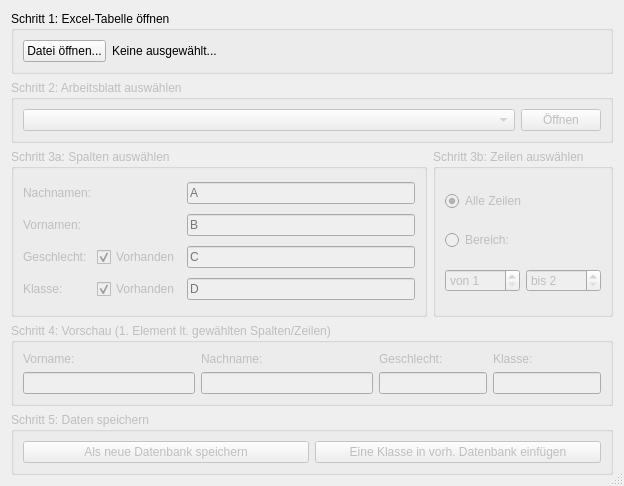
<?xml version="1.0" encoding="UTF-8"?>
<ui version="4.0">
 <class>Dialog</class>
 <widget class="QDialog" name="Dialog">
  <property name="geometry">
   <rect>
    <x>0</x>
    <y>0</y>
    <width>624</width>
    <height>486</height>
   </rect>
  </property>
  <property name="windowTitle">
   <string>Aus Excel-Tabelle importieren - FFSportfest</string>
  </property>
  <property name="windowIcon">
   <iconset resource="../oxyicons.qrc">
    <normaloff>:/menu_icons_16/fromexcel</normaloff>:/menu_icons_16/fromexcel</iconset>
  </property>
  <property name="sizeGripEnabled">
   <bool>true</bool>
  </property>
  <layout class="QGridLayout" name="gridLayout">
   <item row="2" column="0">
    <widget class="QGroupBox" name="groupBox_2">
     <property name="enabled">
      <bool>false</bool>
     </property>
     <property name="sizePolicy">
      <sizepolicy hsizetype="Preferred" vsizetype="Expanding">
       <horstretch>0</horstretch>
       <verstretch>0</verstretch>
      </sizepolicy>
     </property>
     <property name="title">
      <string>Schritt 3a: Spalten auswählen</string>
     </property>
     <layout class="QGridLayout" name="gridLayout_4">
      <item row="1" column="1">
       <spacer name="horizontalSpacer_2">
        <property name="orientation">
         <enum>Qt::Horizontal</enum>
        </property>
        <property name="sizeType">
         <enum>QSizePolicy::Minimum</enum>
        </property>
        <property name="sizeHint" stdset="0">
         <size>
          <width>40</width>
          <height>20</height>
         </size>
        </property>
       </spacer>
      </item>
      <item row="0" column="0">
       <widget class="QLabel" name="label_2">
        <property name="enabled">
         <bool>false</bool>
        </property>
        <property name="text">
         <string>Nachnamen:</string>
        </property>
       </widget>
      </item>
      <item row="0" column="1">
       <spacer name="horizontalSpacer">
        <property name="orientation">
         <enum>Qt::Horizontal</enum>
        </property>
        <property name="sizeType">
         <enum>QSizePolicy::Minimum</enum>
        </property>
        <property name="sizeHint" stdset="0">
         <size>
          <width>40</width>
          <height>20</height>
         </size>
        </property>
       </spacer>
      </item>
      <item row="2" column="0">
       <widget class="QLabel" name="label_4">
        <property name="enabled">
         <bool>false</bool>
        </property>
        <property name="text">
         <string>Geschlecht:</string>
        </property>
       </widget>
      </item>
      <item row="1" column="0">
       <widget class="QLabel" name="label_3">
        <property name="enabled">
         <bool>false</bool>
        </property>
        <property name="text">
         <string>Vornamen:</string>
        </property>
       </widget>
      </item>
      <item row="1" column="2">
       <widget class="QLineEdit" name="vornameEdit">
        <property name="enabled">
         <bool>false</bool>
        </property>
        <property name="sizePolicy">
         <sizepolicy hsizetype="Expanding" vsizetype="Fixed">
          <horstretch>0</horstretch>
          <verstretch>0</verstretch>
         </sizepolicy>
        </property>
        <property name="toolTip">
         <string>&lt;html&gt;&lt;head/&gt;&lt;body&gt;&lt;p&gt;Geben Sie die Spalte ein, in welchem sich die Vornamen befinden (z.B: B)&lt;/p&gt;&lt;/body&gt;&lt;/html&gt;</string>
        </property>
        <property name="placeholderText">
         <string>B</string>
        </property>
       </widget>
      </item>
      <item row="0" column="2">
       <widget class="QLineEdit" name="nameEdit">
        <property name="enabled">
         <bool>false</bool>
        </property>
        <property name="sizePolicy">
         <sizepolicy hsizetype="Expanding" vsizetype="Fixed">
          <horstretch>0</horstretch>
          <verstretch>0</verstretch>
         </sizepolicy>
        </property>
        <property name="toolTip">
         <string>&lt;html&gt;&lt;head/&gt;&lt;body&gt;&lt;p&gt;Geben Sie die Spalte ein, in welchem sich die Nachnamen befinden (z.B: A)&lt;/p&gt;&lt;/body&gt;&lt;/html&gt;</string>
        </property>
        <property name="placeholderText">
         <string>A</string>
        </property>
       </widget>
      </item>
      <item row="2" column="1">
       <widget class="QCheckBox" name="geschlechtBox">
        <property name="enabled">
         <bool>false</bool>
        </property>
        <property name="toolTip">
         <string>&lt;html&gt;&lt;head/&gt;&lt;body&gt;&lt;p&gt;Gibt an ob das Geschlecht in der Tabelle vorhanden ist.&lt;/p&gt;&lt;p&gt;&lt;br/&gt;&lt;/p&gt;&lt;p&gt;Ist das &lt;span style=&quot; font-weight:600;&quot;&gt;Auswahlfeld aktiviert&lt;/span&gt;, wird das Geschlecht &lt;span style=&quot; font-weight:600;&quot;&gt;aus der angegebenen Spalte&lt;/span&gt; aus der Tabelle &lt;span style=&quot; font-weight:600;&quot;&gt;übernommen.&lt;/span&gt;&lt;/p&gt;&lt;p&gt;Ist das &lt;span style=&quot; font-weight:600;&quot;&gt;Auswahlfeld nicht aktiviert&lt;/span&gt;, wird das &lt;span style=&quot; font-weight:600;&quot;&gt;angegebene Geschlecht &lt;/span&gt;(M/W)&lt;span style=&quot; font-weight:600;&quot;&gt; für alle Schüler&lt;/span&gt; eingetragen (und kann später geändert werden).&lt;/p&gt;&lt;/body&gt;&lt;/html&gt;</string>
        </property>
        <property name="text">
         <string>Vorhanden</string>
        </property>
        <property name="checked">
         <bool>true</bool>
        </property>
        <property name="tristate">
         <bool>false</bool>
        </property>
       </widget>
      </item>
      <item row="2" column="2">
       <widget class="QLineEdit" name="geschlechtEdit">
        <property name="enabled">
         <bool>false</bool>
        </property>
        <property name="sizePolicy">
         <sizepolicy hsizetype="Expanding" vsizetype="Fixed">
          <horstretch>0</horstretch>
          <verstretch>0</verstretch>
         </sizepolicy>
        </property>
        <property name="toolTip">
         <string>&lt;html&gt;&lt;head/&gt;&lt;body&gt;&lt;p&gt;&lt;span style=&quot; font-weight:600;&quot;&gt;Wenn Geschlecht vorhanden aktiviert:&lt;/span&gt;&lt;/p&gt;&lt;p&gt;Geben Sie die Spalte ein, in welchem sich das Geschlecht der Schüler befindet.&lt;/p&gt;&lt;p&gt;&lt;span style=&quot; font-weight:600;&quot;&gt;Wenn Geschlecht vorhanden nicht aktiviert:&lt;/span&gt;&lt;/p&gt;&lt;p&gt;Geben Sie das Geschlecht für alle Schüler ein (M = Männlich, W = Weiblich)&lt;/p&gt;&lt;/body&gt;&lt;/html&gt;</string>
        </property>
        <property name="placeholderText">
         <string>C</string>
        </property>
       </widget>
      </item>
      <item row="3" column="0">
       <widget class="QLabel" name="label_5">
        <property name="enabled">
         <bool>false</bool>
        </property>
        <property name="text">
         <string>Klasse:</string>
        </property>
       </widget>
      </item>
      <item row="3" column="1">
       <widget class="QCheckBox" name="klasseBox">
        <property name="enabled">
         <bool>false</bool>
        </property>
        <property name="toolTip">
         <string>&lt;html&gt;&lt;head/&gt;&lt;body&gt;&lt;p&gt;Gibt an ob die Klasse in der Tabelle vorhanden ist.&lt;/p&gt;&lt;p&gt;&lt;br/&gt;&lt;/p&gt;&lt;p&gt;Ist das &lt;span style=&quot; font-weight:600;&quot;&gt;Auswahlfeld aktiviert&lt;/span&gt;, wird die Klasse &lt;span style=&quot; font-weight:600;&quot;&gt;aus der angegebenen Spalte&lt;/span&gt; aus der Tabelle &lt;span style=&quot; font-weight:600;&quot;&gt;übernommen.&lt;/span&gt;&lt;/p&gt;&lt;p&gt;Ist das &lt;span style=&quot; font-weight:600;&quot;&gt;Auswahlfeld nicht aktiviert&lt;/span&gt;, werden &lt;span style=&quot; font-weight:600;&quot;&gt;alle Schüler in eine Klasse&lt;/span&gt; eingefügt.&lt;/p&gt;&lt;/body&gt;&lt;/html&gt;</string>
        </property>
        <property name="text">
         <string>Vorhanden</string>
        </property>
        <property name="checked">
         <bool>true</bool>
        </property>
       </widget>
      </item>
      <item row="3" column="2">
       <widget class="QLineEdit" name="klasseEdit">
        <property name="enabled">
         <bool>false</bool>
        </property>
        <property name="sizePolicy">
         <sizepolicy hsizetype="Expanding" vsizetype="Fixed">
          <horstretch>0</horstretch>
          <verstretch>0</verstretch>
         </sizepolicy>
        </property>
        <property name="toolTip">
         <string>&lt;html&gt;&lt;head/&gt;&lt;body&gt;&lt;p&gt;&lt;span style=&quot; font-weight:600;&quot;&gt;Wenn Klasse vorhanden aktiviert:&lt;/span&gt;&lt;/p&gt;&lt;p&gt;Geben Sie die Spalte ein, in welcher sich die Klassen der Schüler befinden. Die Klassen müssen im Format X.X (z.B. &lt;span style=&quot; font-style:italic;&quot;&gt;5.1&lt;/span&gt;) sein.&lt;/p&gt;&lt;p&gt;&lt;span style=&quot; font-weight:600;&quot;&gt;Wenn Klasse vorhanden nicht aktiviert:&lt;/span&gt;&lt;/p&gt;&lt;p&gt;Geben Sie die Klasse für alle Schüler ein (z.B. 5.3)&lt;/p&gt;&lt;/body&gt;&lt;/html&gt;</string>
        </property>
        <property name="placeholderText">
         <string>D</string>
        </property>
       </widget>
      </item>
     </layout>
    </widget>
   </item>
   <item row="4" column="0" colspan="2">
    <widget class="QGroupBox" name="groupBox_3">
     <property name="enabled">
      <bool>false</bool>
     </property>
     <property name="title">
      <string>Schritt 5: Daten speichern</string>
     </property>
     <layout class="QGridLayout" name="gridLayout_3">
      <item row="0" column="0">
       <widget class="QPushButton" name="createNew">
        <property name="enabled">
         <bool>false</bool>
        </property>
        <property name="toolTip">
         <string>&lt;html&gt;&lt;head/&gt;&lt;body&gt;&lt;p&gt;Erstellt aus den Schülern der Excel-Tabelle eine neue Datenbank.&lt;/p&gt;&lt;/body&gt;&lt;/html&gt;</string>
        </property>
        <property name="text">
         <string>Als neue Datenbank speichern</string>
        </property>
       </widget>
      </item>
      <item row="0" column="1">
       <widget class="QPushButton" name="addInto">
        <property name="enabled">
         <bool>false</bool>
        </property>
        <property name="toolTip">
         <string>&lt;html&gt;&lt;head/&gt;&lt;body&gt;&lt;p&gt;Fügt die Schüler aus der Excel-Tabelle in eine existierende Datenbank ein. Sollte ein Schüler schon existieren wird er &lt;span style=&quot; font-weight:600;&quot;&gt;nicht&lt;/span&gt; überschrieben, es kann also zu Duplikaten kommen. Sie sollten die Datenbank anschließend darauf untersuchen.&lt;/p&gt;&lt;/body&gt;&lt;/html&gt;</string>
        </property>
        <property name="text">
         <string>Eine Klasse in vorh. Datenbank einfügen</string>
        </property>
       </widget>
      </item>
     </layout>
    </widget>
   </item>
   <item row="0" column="0" colspan="2">
    <widget class="QGroupBox" name="groupBox">
     <property name="title">
      <string>Schritt 1: Excel-Tabelle öffnen</string>
     </property>
     <layout class="QGridLayout" name="gridLayout_2">
      <item row="0" column="0">
       <widget class="QPushButton" name="excelOpen">
        <property name="text">
         <string>Datei öffnen...</string>
        </property>
       </widget>
      </item>
      <item row="0" column="1">
       <widget class="QLabel" name="excelPath">
        <property name="sizePolicy">
         <sizepolicy hsizetype="Expanding" vsizetype="Preferred">
          <horstretch>0</horstretch>
          <verstretch>0</verstretch>
         </sizepolicy>
        </property>
        <property name="text">
         <string>Keine ausgewählt...</string>
        </property>
       </widget>
      </item>
     </layout>
    </widget>
   </item>
   <item row="1" column="0" colspan="2">
    <widget class="QGroupBox" name="groupBox_4">
     <property name="enabled">
      <bool>false</bool>
     </property>
     <property name="title">
      <string>Schritt 2: Arbeitsblatt auswählen</string>
     </property>
     <layout class="QGridLayout" name="gridLayout_5">
      <item row="0" column="0">
       <widget class="QComboBox" name="sheetCombo">
        <property name="enabled">
         <bool>false</bool>
        </property>
       </widget>
      </item>
      <item row="0" column="1">
       <widget class="QPushButton" name="openSheet">
        <property name="enabled">
         <bool>false</bool>
        </property>
        <property name="sizePolicy">
         <sizepolicy hsizetype="Fixed" vsizetype="Preferred">
          <horstretch>0</horstretch>
          <verstretch>0</verstretch>
         </sizepolicy>
        </property>
        <property name="text">
         <string>Öffnen</string>
        </property>
       </widget>
      </item>
     </layout>
    </widget>
   </item>
   <item row="2" column="1">
    <widget class="QGroupBox" name="groupBox_5">
     <property name="enabled">
      <bool>false</bool>
     </property>
     <property name="title">
      <string>Schritt 3b: Zeilen auswählen</string>
     </property>
     <layout class="QGridLayout" name="gridLayout_6">
      <item row="0" column="0" colspan="2">
       <widget class="QRadioButton" name="allRows">
        <property name="enabled">
         <bool>false</bool>
        </property>
        <property name="text">
         <string>Alle Zeilen</string>
        </property>
        <property name="checked">
         <bool>true</bool>
        </property>
       </widget>
      </item>
      <item row="1" column="0" colspan="2">
       <widget class="QRadioButton" name="areaRows">
        <property name="enabled">
         <bool>false</bool>
        </property>
        <property name="text">
         <string>Bereich:</string>
        </property>
       </widget>
      </item>
      <item row="2" column="0">
       <widget class="QSpinBox" name="rowMin">
        <property name="enabled">
         <bool>false</bool>
        </property>
        <property name="sizePolicy">
         <sizepolicy hsizetype="Minimum" vsizetype="Fixed">
          <horstretch>0</horstretch>
          <verstretch>0</verstretch>
         </sizepolicy>
        </property>
        <property name="minimumSize">
         <size>
          <width>0</width>
          <height>20</height>
         </size>
        </property>
        <property name="prefix">
         <string>von </string>
        </property>
        <property name="minimum">
         <number>1</number>
        </property>
        <property name="maximum">
         <number>999</number>
        </property>
       </widget>
      </item>
      <item row="2" column="1">
       <widget class="QSpinBox" name="rowMax">
        <property name="enabled">
         <bool>false</bool>
        </property>
        <property name="sizePolicy">
         <sizepolicy hsizetype="Minimum" vsizetype="Fixed">
          <horstretch>0</horstretch>
          <verstretch>0</verstretch>
         </sizepolicy>
        </property>
        <property name="minimumSize">
         <size>
          <width>0</width>
          <height>20</height>
         </size>
        </property>
        <property name="prefix">
         <string>bis </string>
        </property>
        <property name="minimum">
         <number>2</number>
        </property>
        <property name="maximum">
         <number>999</number>
        </property>
       </widget>
      </item>
     </layout>
    </widget>
   </item>
   <item row="3" column="0" colspan="2">
    <widget class="QGroupBox" name="groupBox_6">
     <property name="enabled">
      <bool>false</bool>
     </property>
     <property name="title">
      <string>Schritt 4: Vorschau (1. Element lt. gewählten Spalten/Zeilen)</string>
     </property>
     <layout class="QGridLayout" name="gridLayout_7">
      <item row="1" column="0">
       <widget class="QLineEdit" name="vornamePreview">
        <property name="enabled">
         <bool>false</bool>
        </property>
        <property name="readOnly">
         <bool>true</bool>
        </property>
       </widget>
      </item>
      <item row="1" column="2">
       <widget class="QLineEdit" name="geschlechtPreview">
        <property name="enabled">
         <bool>false</bool>
        </property>
        <property name="sizePolicy">
         <sizepolicy hsizetype="Minimum" vsizetype="Fixed">
          <horstretch>0</horstretch>
          <verstretch>0</verstretch>
         </sizepolicy>
        </property>
        <property name="minimumSize">
         <size>
          <width>12</width>
          <height>0</height>
         </size>
        </property>
        <property name="baseSize">
         <size>
          <width>0</width>
          <height>0</height>
         </size>
        </property>
        <property name="maxLength">
         <number>1</number>
        </property>
        <property name="readOnly">
         <bool>true</bool>
        </property>
       </widget>
      </item>
      <item row="1" column="3">
       <widget class="QLineEdit" name="klassePreview">
        <property name="enabled">
         <bool>false</bool>
        </property>
        <property name="sizePolicy">
         <sizepolicy hsizetype="Minimum" vsizetype="Fixed">
          <horstretch>0</horstretch>
          <verstretch>0</verstretch>
         </sizepolicy>
        </property>
        <property name="minimumSize">
         <size>
          <width>12</width>
          <height>0</height>
         </size>
        </property>
        <property name="readOnly">
         <bool>true</bool>
        </property>
       </widget>
      </item>
      <item row="1" column="1">
       <widget class="QLineEdit" name="nachnamePreview">
        <property name="enabled">
         <bool>false</bool>
        </property>
        <property name="readOnly">
         <bool>true</bool>
        </property>
       </widget>
      </item>
      <item row="0" column="0">
       <widget class="QLabel" name="vornameLabel">
        <property name="enabled">
         <bool>false</bool>
        </property>
        <property name="text">
         <string>Vorname:</string>
        </property>
       </widget>
      </item>
      <item row="0" column="1">
       <widget class="QLabel" name="nachnameLabel">
        <property name="enabled">
         <bool>false</bool>
        </property>
        <property name="text">
         <string>Nachname:</string>
        </property>
       </widget>
      </item>
      <item row="0" column="2">
       <widget class="QLabel" name="geschlechtLabel">
        <property name="enabled">
         <bool>false</bool>
        </property>
        <property name="text">
         <string>Geschlecht:</string>
        </property>
       </widget>
      </item>
      <item row="0" column="3">
       <widget class="QLabel" name="klasseLabel">
        <property name="enabled">
         <bool>false</bool>
        </property>
        <property name="text">
         <string>Klasse:</string>
        </property>
       </widget>
      </item>
     </layout>
    </widget>
   </item>
  </layout>
 </widget>
 <tabstops>
  <tabstop>excelOpen</tabstop>
  <tabstop>sheetCombo</tabstop>
  <tabstop>openSheet</tabstop>
  <tabstop>geschlechtBox</tabstop>
  <tabstop>klasseBox</tabstop>
  <tabstop>nameEdit</tabstop>
  <tabstop>vornameEdit</tabstop>
  <tabstop>geschlechtEdit</tabstop>
  <tabstop>klasseEdit</tabstop>
  <tabstop>createNew</tabstop>
  <tabstop>addInto</tabstop>
 </tabstops>
 <resources>
  <include location="../oxyicons.qrc"/>
 </resources>
 <connections/>
</ui>
